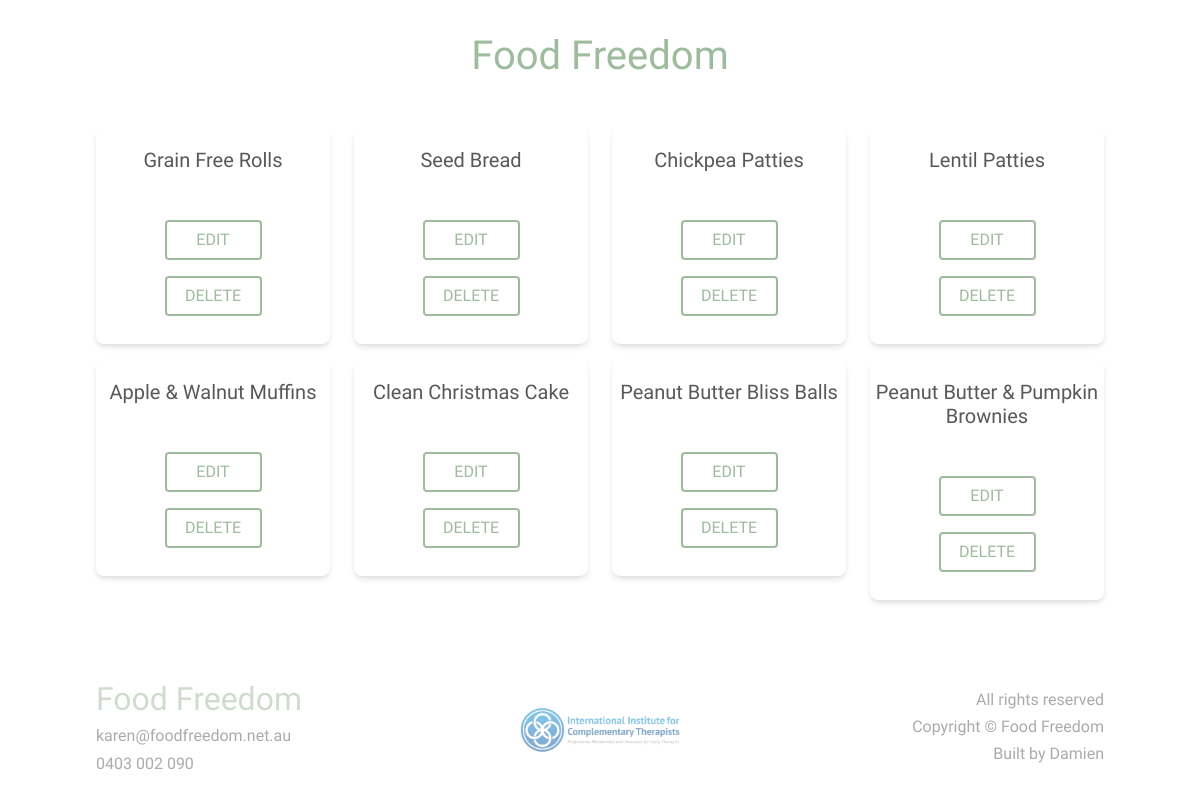
The app's page /select (signed in), older data.
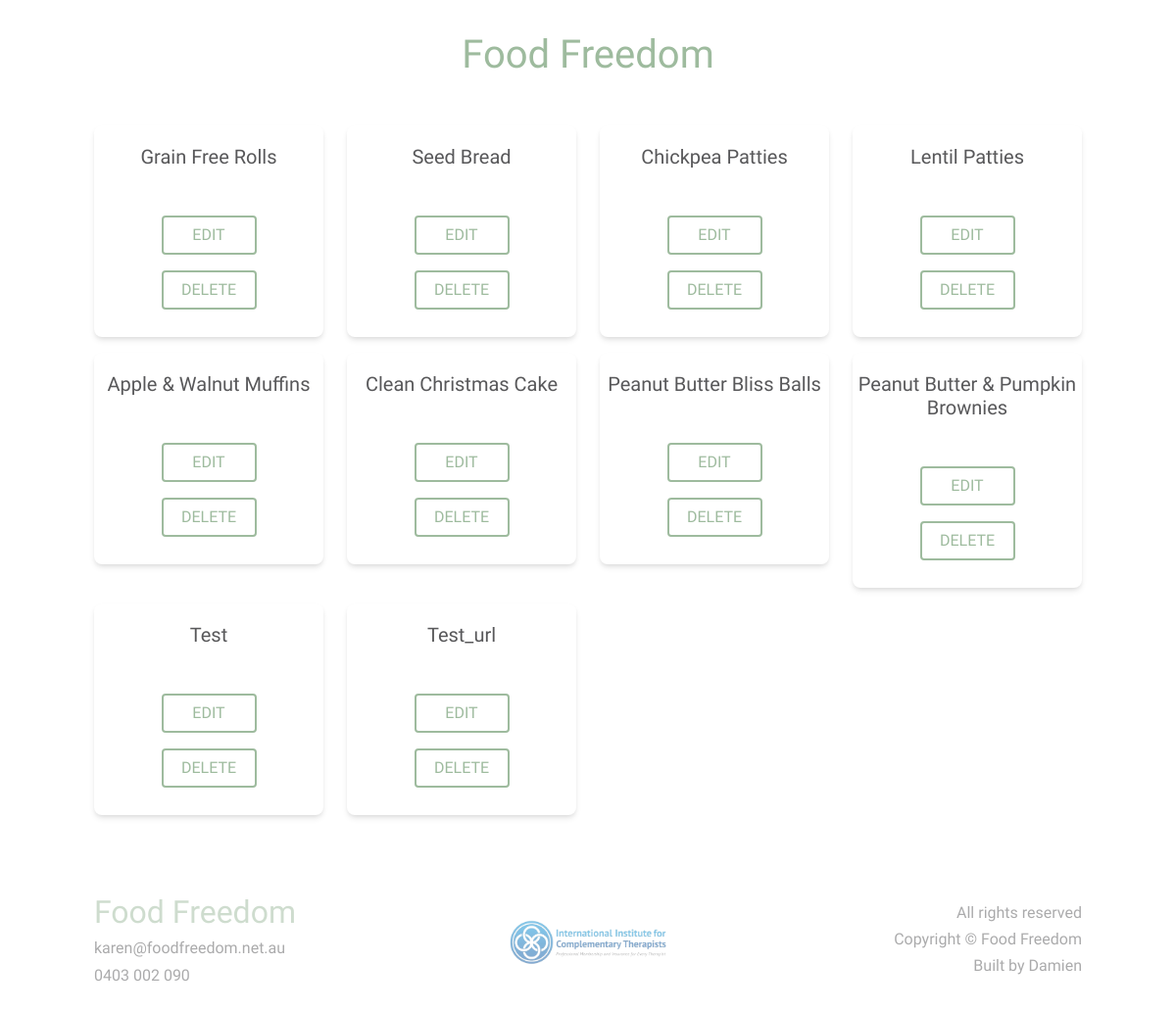
The same page, newer data.
### main.py (models this page shows, shortened)
class Recipe(db.Model):
    __tablename__ = "recipes"
    id = db.Column(db.Integer, primary_key=True)
    name = db.Column(db.String(80), nullable=False)
    desc = db.Column(db.String(1500), nullable=False)
    ingredients = db.Column(db.String(1500), nullable=False)
    method = db.Column(db.String(1500), nullable=False)
    image = db.Column(db.String(400), nullable=True)

### main.py (the view)
@app.route("/select", methods=["GET", "POST"])
@login_required
@admin_only
def select():
    all_recipes = Recipe.query.order_by(Recipe.id).all()
    return render_template("admin/select.html", recipes=all_recipes, logged_in=True)

### main.py (called while the page is built)
@login_manager.user_loader
def load_user(user_id):
    return User.query.get(int(user_id))

def admin_only(f):
    @wraps(f)
    def decorated_function(*args, **kwargs):
        if current_user.id != 1:
            return abort(403)
        return f(*args, **kwargs)
    return decorated_function

### templates/admin/select.html
{% extends 'base.html' %}
{% block content %}
<div id="select" class="center-container">
    <h1>Food Freedom</h1>
    <div class="recipe-cards side-margin">
        <div class="row row-cols-xl-4 row-cols-lg-3 row-cols-md-2">
            {% for recipe in recipes %}
            <div class="col-md-auto">
                <div class="card border-shadow corner-r">
                    <h5 class="card-title">{{ recipe.name }}</h5>
                    <div class="card-body">
                        <a href="{{ url_for('edit', id=recipe.id) }}" type="button" class="btn">EDIT</a>
                        <a href="{{ url_for('delete', id=recipe.id) }}" type="button" class="btn">DELETE</a>
                    </div>
                </div>
            </div>
            {% endfor %}
        </div>
    </div>
</div>
{% endblock %}

### templates/base.html (shortened to what this page needs)
<!doctype html>
<html lang="en">
<head>
  <link href="https://cdn.jsdelivr.net/npm/bootstrap@5.1.3/dist/css/bootstrap.min.css" rel="stylesheet">
  <link rel="stylesheet" href="{{ url_for('static', filename='css/base.css') }}">
  <link rel="stylesheet" href="{{ url_for('static', filename='css/variable-size.css') }}">
</head>
<body>
  {% block content %}{% endblock %}
</body>
<footer class="side-margin element element-spacing">
  <div class="row">
    <div class="f-l col-sm-4">
      <a class="no-a-styles" href="{{ url_for('home') }}"><h2 class="dark-hover">Food Freedom</h2></a>
      <a class="no-a-styles" href="mailto:karen@foodfreedom.net.au"><h6>karen@foodfreedom.net.au</h6></a>
      <a class="no-a-styles" href="tel:+61-403-002-090"><h6>0403 002 090</h6></a>
    </div>
    <div class="f-m col-sm-4">
      <img src="{{ url_for('static', filename='images/ICCT-logo.png') }}"/>
    </div>
    <div class="f-r col-sm-4">
      <h6>All rights reserved</h6>
      <h6>Copyright &copy; {{ date }} Food Freedom</h6>
      <a class="no-a-styles" href="http://damienengland.com.au/"><h6>Built by Damien</h6></a>
    </div>
  </div>
</footer>
</html>

### static/css/base.css (style rules this page uses)
:root { --main-color: #9ebb9e; --secondary-color: #58585a; --white-smoke: #f6f9f6; --corner-r: 8px; }
body { font-family: 'Oxygen', sans-serif; color: var(--secondary-color) }
h1 { font-family: 'MuseoModerno', cursive; font-size: 2.5rem; color: var(--main-color); margin: 0; font-weight: 500; }
h2 { font-family: 'MuseoModerno', cursive; font-size: 2rem; text-transform: capitalize; color: var(--main-color); font-weight: 400; }
h5 { font-family: 'MuseoModerno', cursive; text-transform: capitalize; color: var(--secondary-color); font-weight: 400; padding: 1rem 0; }
body { color: var(--secondary-color); }
.no-a-styles, .no-a-styles:hover { color: inherit; text-decoration: none; }
.side-margin { padding: 1rem 6rem; }
.center-container { display: flex; flex-direction: column; justify-content: center; align-items: center; }
.element-spacing { margin-bottom: 2rem; }
.corner-r { border-radius: var(--corner-r); }
.border-shadow { border: 4px solid white; box-shadow: rgba(0, 0, 0, 0.1) 0px 4px 6px -1px, rgba(0, 0, 0, 0.06) 0px 2px 4px -1px; }
.btn { width: 100%; border: 2px solid var(--main-color); color: var(--main-color); }
footer { margin: 2rem 0 ; opacity: 0.5; }
.f-m img { width: 50%; margin: auto; }
.f-r { text-align: right; }
footer .col-sm-4 { display: flex; flex-direction: column; justify-content: center; }
.recipe-cards .col-md-auto { margin-bottom: 1rem; }
#select { text-align: center; }
#select h1 { padding: 2rem; }
#select .btn { width: 50%; margin: 0.5rem; }

Row changes from the older to the newer data that the page shows:
added Recipe: name "Test"
added Recipe: name "Test_url"
